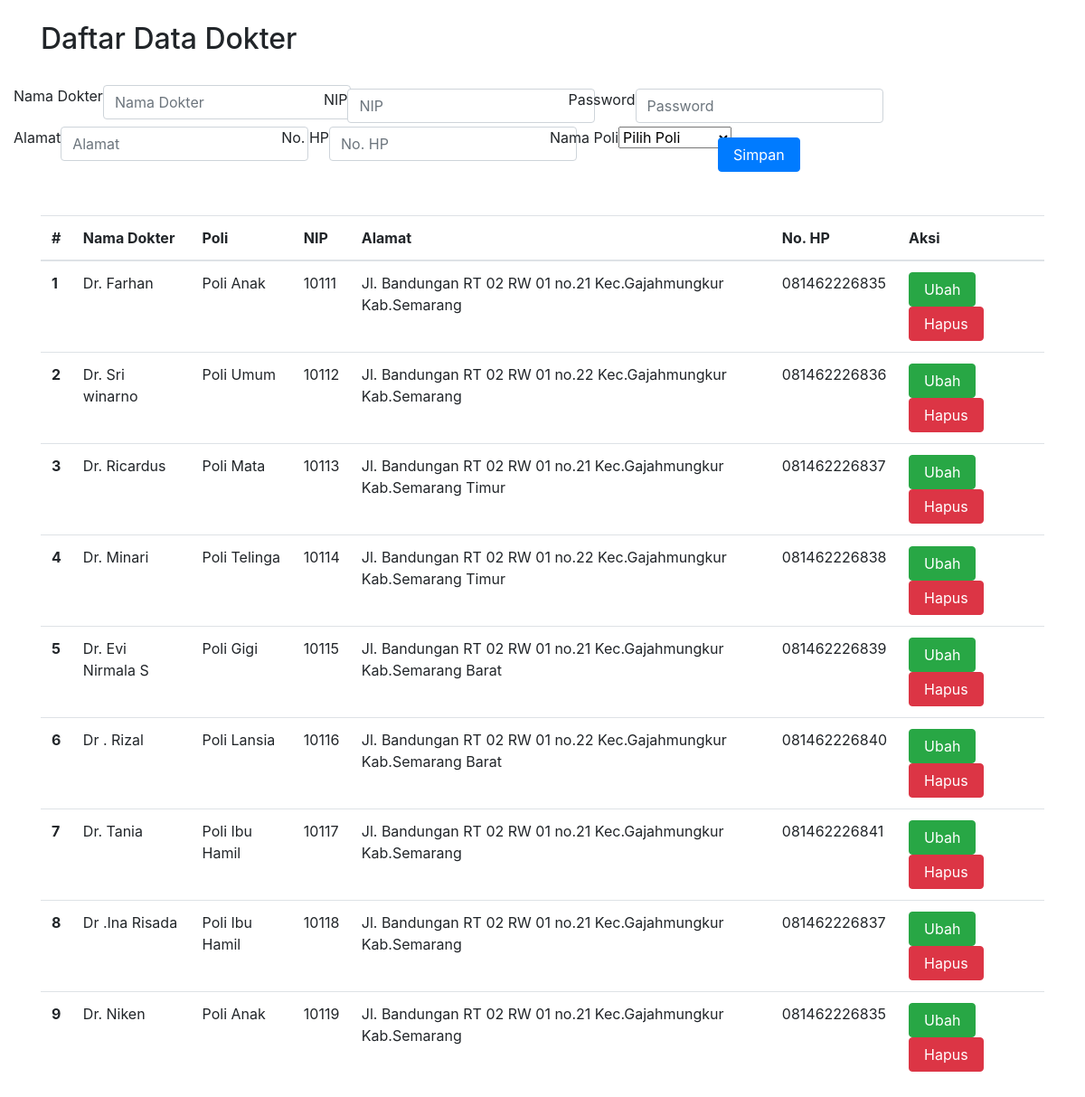
The page /dokter.php (signed in) on the database as committed earlier.
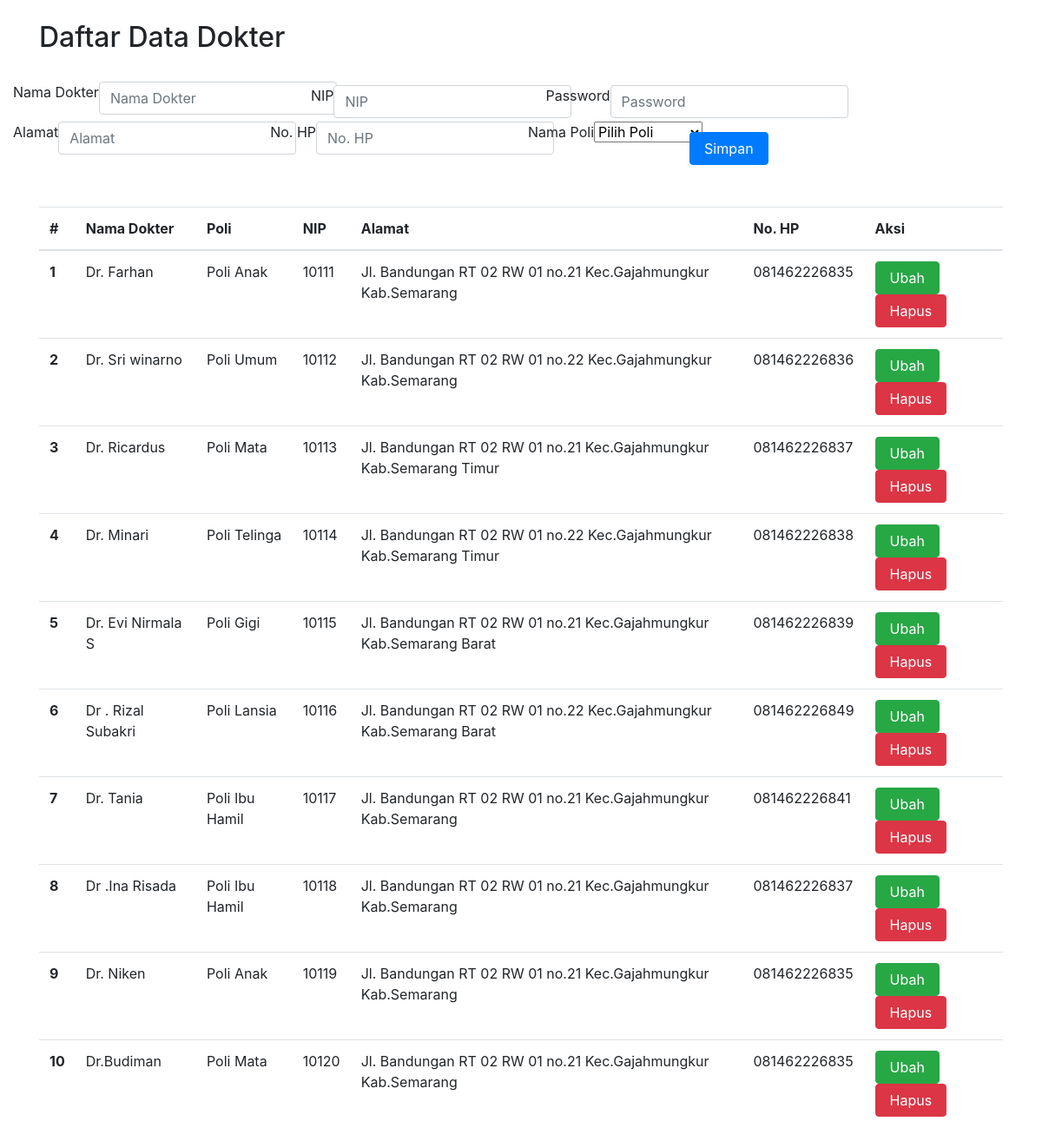
The same page on the database as committed later.
### tables this page shows
CREATE TABLE `dokter` (
  `id` int(11) NOT NULL,
  `nama` varchar(255) NOT NULL,
  `nip` varchar(50) NOT NULL,
  `password` varchar(255) NOT NULL,
  `alamat` varchar(255) NOT NULL,
  `no_hp` varchar(50) NOT NULL,
  `id_poli` int(11) NOT NULL
);

CREATE TABLE `poli` (
  `id` int(11) NOT NULL,
  `nama_poli` varchar(25) NOT NULL,
  `keterangan` text NOT NULL
);

### dokter.php (the view, shortened to what this page needs)
<!DOCTYPE html>
<html lang="en">
<head>
    <link rel="stylesheet" href="https://maxcdn.bootstrapcdn.com/bootstrap/4.0.0/css/bootstrap.min.css">
</head>
<body>
    <div class="container">
        <br>
        <h2>Daftar Data Dokter</h2>
        <br>
        <form class="form row" method="POST" action="" name="myForm" onsubmit="return(validate());">
            <?php
            $nama_dokter = '';
            $nip = '';
            $password = '';
            $alamat = '';
            $no_hp = '';
            $id_poli = '';
            $namapoli = '';
            ?>
            <div class="row">
                <label for="inputNama" class="form-label fw-bold">
                    Nama Dokter
                </label>
                <div>
                    <input type="text" class="form-control" name="nama" id="inputNama" placeholder="Nama Dokter" value="<?php echo $nama_dokter ?>">
                </div>
            </div>
            <div class="row mt-1">
                <label for="inputNip" class="form-label fw-bold">
                    NIP
                </label>
                <div>
                    <input type="text" class="form-control" name="nip" id="inputNip" placeholder="NIP" value="<?php echo $nip ?>">
                </div>
            </div>
            <div class="row mt-1">
                <label for="inputPassword" class="form-label fw-bold">
                    Password
                </label>
                <div>
                    <input type="text" class="form-control" name="password" id="inputPassword" placeholder="Password" value="<?php echo $password ?>">
                </div>
            </div>
            <div class="row mt-1">
                <label for="inputAlamat" class="form-label fw-bold">
                    Alamat
                </label>
                <div>
                    <input type="text" class="form-control" name="alamat" id="inputAlamat" placeholder="Alamat" value="<?php echo $alamat ?>">
                </div>
            </div>
            <div class="row mt-1">
                <label for="inputHp" class="form-label fw-bold">
                    No. HP
                </label>
                <div>
                    <input type="text" class="form-control" name="no_hp" id="inputHp" placeholder="No. HP" value="<?php echo $no_hp ?>">
                </div>
            </div>
            <div class="row mt-1">
                <label for="id_poli" class="form-label fw-bold">
                    Nama Poli
                </label>
                <div>
                    <select class="form-select" aria-label="Default select example" name="id_poli" id="id_poli" required>
                        <?php
                        if (!isset($_GET['id'])) {
                        ?>
                            <option value="999" selected>Pilih Poli</option>
                        <?php
                        } else {
                        ?>
                            <option value="<?php echo $id_poli ?>"><?php echo $namapoli ?></option>
                        <?php
                        }
                        ?>
                    </select>
                </div>
            </div>
            <div class="row mt-3">
                <div class=col>
                    <button type="submit" class="btn btn-primary rounded-pill px-3 mt-auto" name="simpan">Simpan</button>
                </div>
            </div>
        </form>
        <br>
        <br>
        <table class="table table-hover">
            <thead>
                <tr>
                    <th scope="col">#</th>
                    <th scope="col">Nama Dokter</th>
                    <th scope="col">Poli</th>
                    <th scope="col">NIP</th>
                    <th scope="col">Alamat</th>
                    <th scope="col">No. HP</th>
                    <th scope="col">Aksi</th>
                </tr>
            </thead>
            <tbody>
                <?php
                $result = mysqli_query($mysqli, "SELECT dk.*, p.nama_poli FROM dokter AS dk JOIN poli AS p ON dk.id_poli = p.id");
                $no = 1;
                while ($data = mysqli_fetch_array($result)) {
                ?>
                    <tr>
                        <th scope="row"><?php echo $no++ ?></th>
                        <td><?php echo $data['nama'] ?></td>
                        <td><?php echo $data['nama_poli'] ?></td>
                        <td><?php echo $data['nip'] ?></td>
                        <td><?php echo $data['alamat'] ?></td>
                        <td><?php echo $data['no_hp'] ?></td>
                        <td>
                            <a class="btn btn-success rounded-pill px-3" href="index.php?page=dokter&id=<?php echo $data['id'] ?>">Ubah</a>
                            <a class="btn btn-danger rounded-pill px-3" href="index.php?page=dokter&id=<?php echo $data['id'] ?>&aksi=hapus">Hapus</a>
                        </td>
                    </tr>
                <?php
                }
                ?>
            </tbody>
        </table>
    </div>
</body>
</html>

Rows that differ between the two databases and show on the page:
changed dokter "Jl. Bandungan RT 02 RW 01 no.22 Kec.Gajahmungkur Kab.Semarang Barat": nama "Dr . Rizal" → "Dr . Rizal Subakri"; no_hp "081462226840" → "081462226849"
added dokter: nama "Dr.Budiman", id_poli.nama_poli "Poli Mata", nip "10120", alamat "Jl. Bandungan RT 02 RW 01 no.21 Kec.Gajahmungkur Kab.Semarang", no_hp "081462226835"
